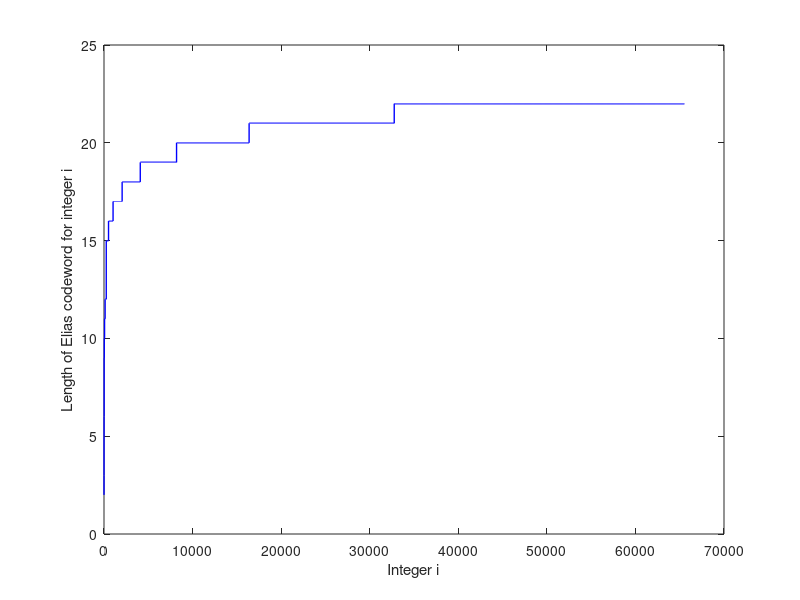
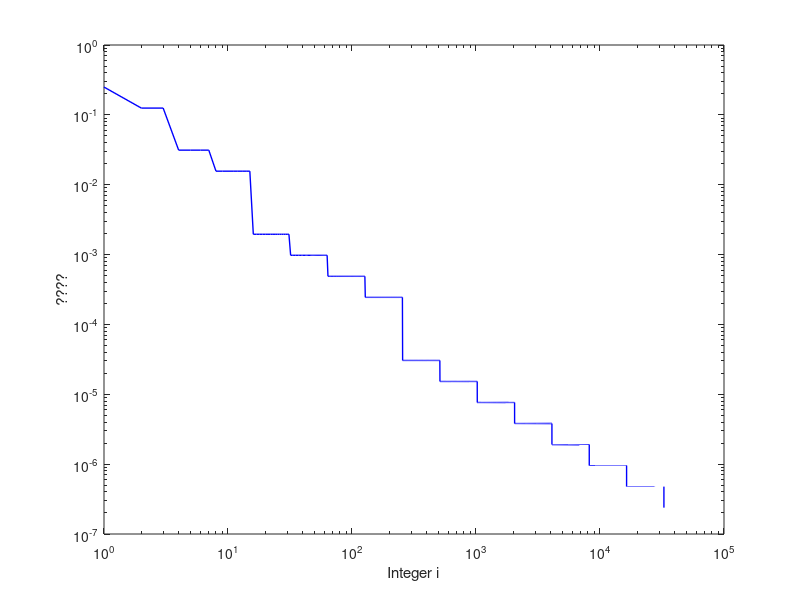
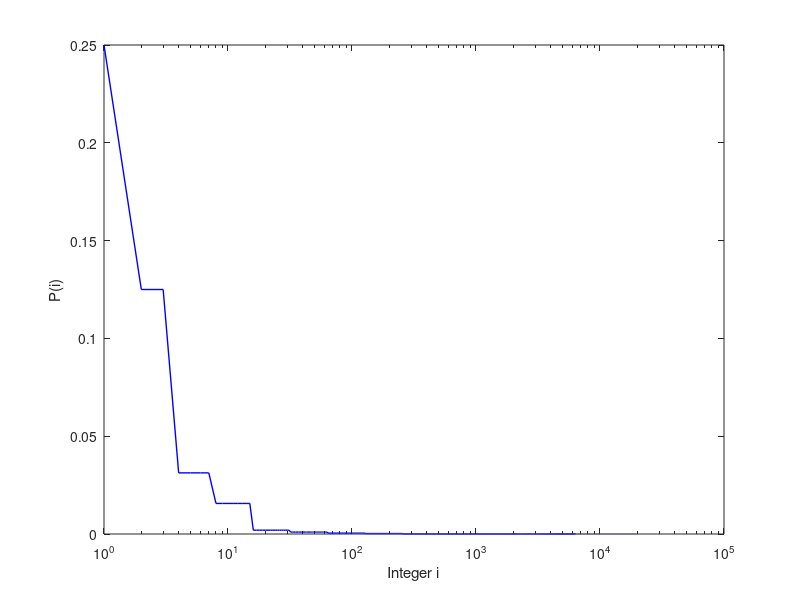
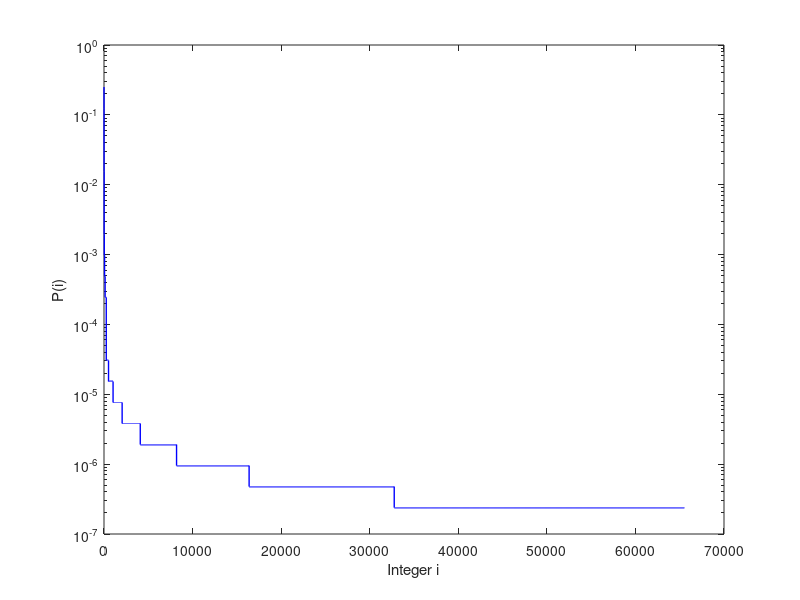

Recreate these plots in MATLAB, in order.
%% Elias codes of the first 2^n integers
% (Elias Codes are presented at slides 142 to 145 in the lecture slides of Topic 6)

%%
% Find the binary represenations of the fiirst 2^n integers (each row in B
% will be a binary representation of an integer
clear
n = 16% 10; % change this number, if needed, but not higher than 20
B = [0;1];
nB = 2;
for i = 2:n
    B = [ zeros(nB,1) B; ones(nB,1) B];
    nB= nB*2;
end
% B
%% Find the Elias codewords for all integers between 1 and (2^n-1)
Elias = zeros((size(B,1)-1),1);
for ii = 1:(size(B,1)-1)
    integerii = ii;
    % take the binary representation of integer "ii"
    integeri = B(ii+1,:);
    %%
    % Find the most significant (leading) one in the binary representation: 
    in1 = find(integeri==1,1,'first');
    integeri(1:in1)=[];
    % The bits in the vector "integeri" will be appended to the last part
    % of the Elias codeword. The first part of the codeword describes "N",
    % which says how many bits we have in the binary vector "integeri"
    N = length(integeri);
    % Find the binary representation of "N"
    binaryN = B(N+1,:);
    in1 = find(binaryN==1,1,'first');
    binaryN(1:(in1-1))=[];
    % Now the binary vector "binaryN" gets transmitted, by using the
    % repetition coding
    if (integerii >= 4)
        % always the Elias codewords starts with 1, for integerii >= 4
        eliascodeword = 1;
        for ij = 2:(length(binaryN)-1)
            % now repeat twice each bit from binaryN, until next to last position
            eliascodeword = [eliascodeword binaryN(ij) binaryN(ij)];
        end
        if( binaryN(end) == 0)
            % the last bit is encoded by 01 or 10, depending on the bit
            % being 0 or 1
            eliascodeword = [eliascodeword 0 1];
        else
            eliascodeword = [eliascodeword 1 0];
        end
        % finally append the bits from the binary vector "integeri"
        eliascodeword = [eliascodeword integeri];
    else
        switch integerii
            case 1
                eliascodeword = [ 0 0];
            case 2
                eliascodeword = [ 0 1 0] ;
            otherwise
                eliascodeword = [ 0 1 1] ;
        end
    end
    Elias(ii) =  length(eliascodeword);
    if( integerii < 42 )
        Pair_Integer_Codeword = [ integerii eliascodeword ]
    end
end

%% Build the table with the codelength of codewords for Elias code
% Elias
hh = hist(Elias,1:24);
[(1:24)' hh']

figure(1),plot(Elias,'-b','Linewidth',1)
xlabel('Integer i')
ylabel('Length of Elias codeword for integer i')

figure(2),loglog(2.^(-Elias),'-b','Linewidth',1)
xlabel('Integer i')
ylabel('????')


%% Q L6.1 The Elias codeword for i=39 is 1     0     0     1     0     0     0     1     1     1
%% Q L6.2 The codelength for i = 890 is 17
%% Q L6.3 The number of codewords with length 20 is 8192 
%% Q L6.4 The number of codewords with length 22 is 16384 
%% Q L6.5 The y axis in Figure 2 should be marked as 'ideal probability distribution of integers, for which Elias codes are optimal'

%% Stage II Find an approximative expression for the probability law of integers, as assumed by the Elias codes

% In Figure 2 the resolution is not great. One can use the alternative plots: 

figure(3),semilogx(2.^(-Elias),'-b','Linewidth',1)
xlabel('Integer i')
ylabel('P(i)')

figure(4),semilogy(2.^(-Elias),'-b','Linewidth',1)
xlabel('Integer i')
ylabel('P(i)')

figure(5),clf, loglog(2.^(-Elias),'-b','Linewidth',1)
xlabel('Integer i')
ylabel('P(i)')

%% The plot in loglog coordinates hints to a dependency P(i) = a*i^b, for some a and b
% Let's find a and b by least squares

n1 = length(Elias);
P = 2.^(-Elias);
x = log10(1:n1);
y = log10(P);
% the model is y = x*C1+C2
RegrMat = [ x(:) ones(size(x(:)))];
RegrMatb = [ x(:).^2 x(:) ones(size(x(:)))];
% the LS estimates of C = [C1; C2] are
C = RegrMat\y(:)
Cb = RegrMatb\y(:)
figure(5),clf, loglog(2.^(-Elias),'-b','Linewidth',1),hold on
loglog(1:n1, 10.^(Cb(1)*x.^2+Cb(2)*x+Cb(3)),'.r','Linewidth',1)
loglog(1:n1, 10.^(C(1)*x+C(2)),'.','Linewidth',1)
a=0.40282 ; b = -1.5378
loglog(1:n1, a*(1:n1).^b,'.g','Linewidth',21)
xlabel('Integer i')
ylabel('P(i)')

                
%% Q L6.6 A reasonable LS approximation from the loglog plot for n= 10 is P(i) = a*i^b, for   a=0.40282 and b = -1.5378
%% Q L6.7 The LS approximation from the loglog plot for n= 10 is P(i) = a*i^b, for   a=0.0108 and b = +1.5378
%% Q L6.8 When using a higher value of the parameter n (first line in the program) one sees 
%% that the approximation P(i) = a*i^b found at n= 10 holds very well also for largers ranges of i


%% Stage III Bonus point (Facultative)
%% Q L6.9 If you can obtain a better approximation of the loglog plot, 
% say for n=16, or better for  n = 20, write a short report in the essay space of this quiz,
% presenting your derivations, and the plots of your better approximation on top of the
% approximation of type P(i) = a*i^b


